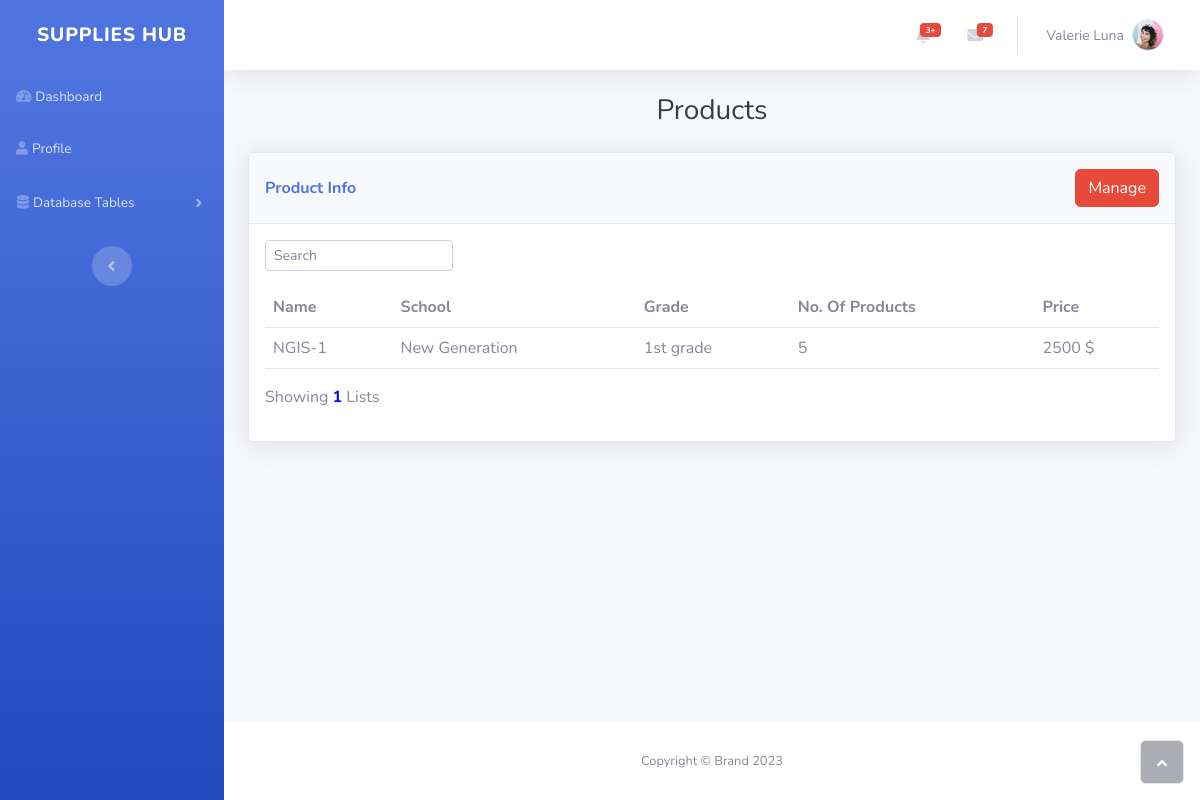
The app's page /admin-ViewSuppliesList.php, older data.
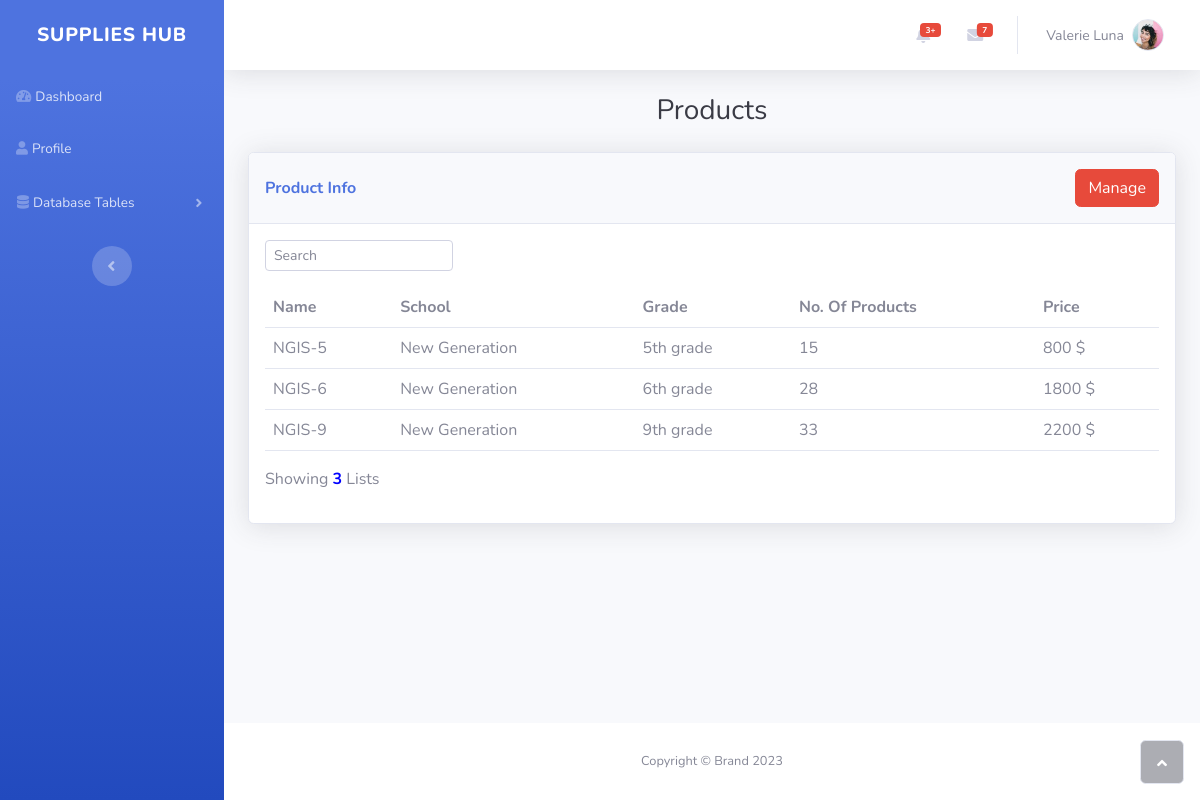
The same page, newer data.
### tables this page shows
CREATE TABLE `supplies_list` (
  `id` int(11) NOT NULL,
  `listname` varchar(255) DEFAULT NULL,
  `school_id` int(11) DEFAULT NULL,
  `grade` int(11) DEFAULT NULL,
  `total_price` varchar(255) DEFAULT NULL,
  `pdf` varchar(255) DEFAULT NULL
);

CREATE TABLE `school` (
  `id` int(11) NOT NULL,
  `name` varchar(255) NOT NULL,
  `address` varchar(255) NOT NULL
);

CREATE TABLE `grade` (
  `id` int(11) NOT NULL,
  `name` varchar(255) NOT NULL
);

### admin-ViewSuppliesList.php (the view, shortened to what the changed rows need)
<!DOCTYPE html>
<html lang="en">
<?php
require_once("connect.php");
$sqlSuppliesList = "SELECT * FROM supplies_list";
$resultSuppliesList = mysqli_query($conn, $sqlSuppliesList);
?>
<head>
    <link rel="stylesheet" href="assets/bootstrap/css/bootstrap.min.css">
    <link rel="stylesheet" href="https://use.fontawesome.com/releases/v5.12.0/css/all.css">
</head>
<body id="page-top">
    <div id="wrapper">
        <div class="d-flex flex-column" id="content-wrapper">
            <div id="content">
                <div class="container-fluid">
                    <div class="card shadow">
                        <div class="card-body">
                            <div class="table-responsive table mt-2" id="dataTable" role="grid" aria-describedby="dataTable_info">
                                <table class="table my-0" id="dataTable">
                                    <thead>
                                        <tr>
                                            <th>Name</th>
                                            <th>School</th>
                                            <th>Grade</th>
                                            <th>No. Of Products</th>
                                            <th>Price</th>
                                        </tr>
                                    </thead>
                                    <tbody>
                                        <?php
                                        while ($row = mysqli_fetch_assoc($resultSuppliesList)) {
                                            $suppliesListId = $row['id'];
                                            $schoolId = $row['school_id'];
                                            $sqlSchool = "SELECT name FROM school WHERE id = $schoolId";
                                            $resultSchool = mysqli_query($conn, $sqlSchool);
                                            $rowSchool = mysqli_fetch_assoc($resultSchool);
                                            $schoolName = $rowSchool['name'];
                                            $gradeId = $row['grade'];
                                            $sqlGrade = "SELECT name FROM grade WHERE id = $gradeId";
                                            $resultGrade = mysqli_query($conn, $sqlGrade);
                                            $rowGrade = mysqli_fetch_assoc($resultGrade);
                                            $gradeName = $rowGrade['name'];
                                            $sqlCount = "SELECT COUNT(*) AS total FROM supplylistitems where supplylistid = $suppliesListId";
                                            $resultCount = mysqli_query($conn, $sqlCount);
                                            $rowCount = mysqli_fetch_assoc($resultCount);
                                            echo "<tr>";
                                            echo "<td>" . $row['listname'] . "</td>";
                                            echo "<td>" . $schoolName . "</td>";
                                            echo "<td>" . $gradeName . "</td>";
                                            echo "<td>" . $rowCount['total'] . "</td>";
                                            echo "<td>" . $row['total_price'] . " $</td>";
                                            echo "</tr>";
                                        }
                                        ?>
                                    </tbody>
                                </table>
                            </div>
                            <div class="row">
                                <div class="col-md-6 align-self-center">
                                    <?php
                                    $sqlCount = "SELECT COUNT(*) AS total FROM supplies_list";
                                    $resultCount = mysqli_query($conn, $sqlCount);
                                    $rowCount = mysqli_fetch_assoc($resultCount);
                                    ?>
                                    <p id="dataTable_info" class="dataTables_info" role="status" aria-live="polite">Showing <b style="color:blue"><?php echo $rowCount['total']; ?></b> Lists</p>
                                </div>
                            </div>
                        </div>
                    </div>
                </div>
            </div>
        </div><a class="border rounded d-inline scroll-to-top" href="#page-top"><i class="fas fa-angle-up"></i></a>
    </div>
</body>
</html>

Row changes from the older to the newer data that the page shows:
removed supplies_list: listname "NGIS-1", school.name "New Generation", grade.name "1st grade", total "5", total_price "2500"
added supplies_list: listname "NGIS-5", school.name "New Generation", grade.name "5th grade", total "15", total_price "800"
added supplies_list: listname "NGIS-6", school.name "New Generation", grade.name "6th grade", total "28", total_price "1800"
added supplies_list: listname "NGIS-9", school.name "New Generation", grade.name "9th grade", total "33", total_price "2200"
Text that changed along with them:
$rowCount['total']: "1" → "3"
